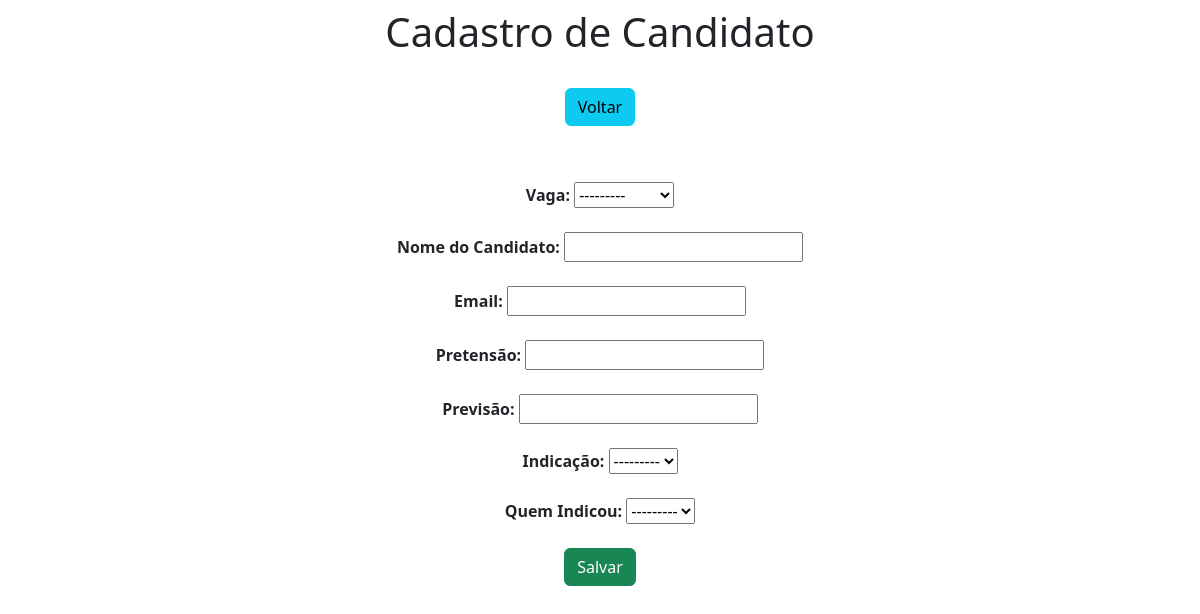
The page /add/1/ on the database as committed earlier.
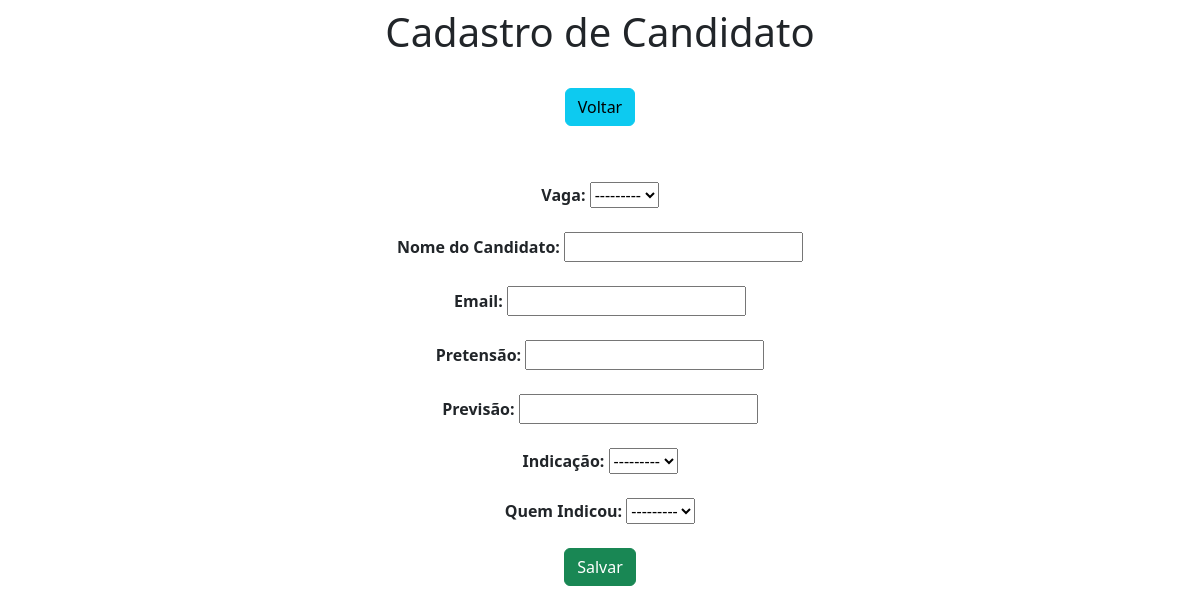
The same page on the database as committed later.
### app/models.py (models this page shows)
class Vagas(models.Model):
    vaga = models.CharField(max_length=150)
    area = models.ForeignKey(Areas, null=True, blank=True, related_name='areas_vagas', on_delete=deletion.DO_NOTHING)
    description = models.CharField(max_length=8000)
    data = models.DateField("%d/%m/%Y", auto_now_add=False, auto_now=False, blank=True)
    def __str__(self):
        return  self.vaga
        return self.area

### app/views.py (the view)
# urls.py: path('add/<int:pk>/', add, name='add'),
def add(request, pk):
    data = {}
    data ['form'] = CandidatosForm
    print ('data', data)
    return render(request, 'candidatoForm.html', data)

### app/models.py (called while the page is built)
    def __str__(self):
        return self.indicacao_poll

    def __str__(self):
        return self.parceiro

### app/templates/candidatoForm.html (shortened to what this page needs)
<!DOCTYPE html>
<html lang="pt-br">
<head>
  <link href="https://cdn.jsdelivr.net/npm/bootstrap@5.2.0-beta1/dist/css/bootstrap.min.css" rel="stylesheet"
>
</head>
<body>
  <tbody>
  <div class="col- m-auto pt-2 pb-2 text-center">
    <h1>Cadastro de Candidato {{dbs.vaga_id}}</h1>
  </div>
</tbody>
  <div class="col- m-auto pt-3 pb-2 text-center">
    <a href="/" class="btn btn-info">Voltar</a>
  </div>
  <div class="col-xxl-1 m-auto pt-4 pb-2 text-center">
    <form name="form" id="form" action="/createCandidate/" method="post">
      <div class="form-group mt-4"><strong>Vaga:</strong> {{form.vaga}}</div>
      <div class="form-group mt-4"><strong>Nome do Candidato:</strong> {{form.nome}}</div>
      <div class="form-group mt-4"><strong>Email:</strong> {{form.email}}</div>
      <div class="form-group mt-4"><strong>Pretensão:</strong> {{form.pretensao}}</div>
      <div class="form-group mt-4"><strong>Previsão:</strong> {{form.previsao}}</div>
      <div class="form-group mt-4"><strong>Indicação:</strong> {{form.indicacao}}</div>
      <div class="form-group mt-4"><strong>Quem Indicou:</strong> {{form.indicador}}</div>
      <input type="submit" class="btn btn-success mt-4" value="Salvar">
    </form>
  </div>
  {% load static %}
</body>
</html>

Rows that differ between the two databases and show on the page:
removed Vagas: vaga "---------"
Other text that changed with them:
form field vaga: (not shown) → "---------"
